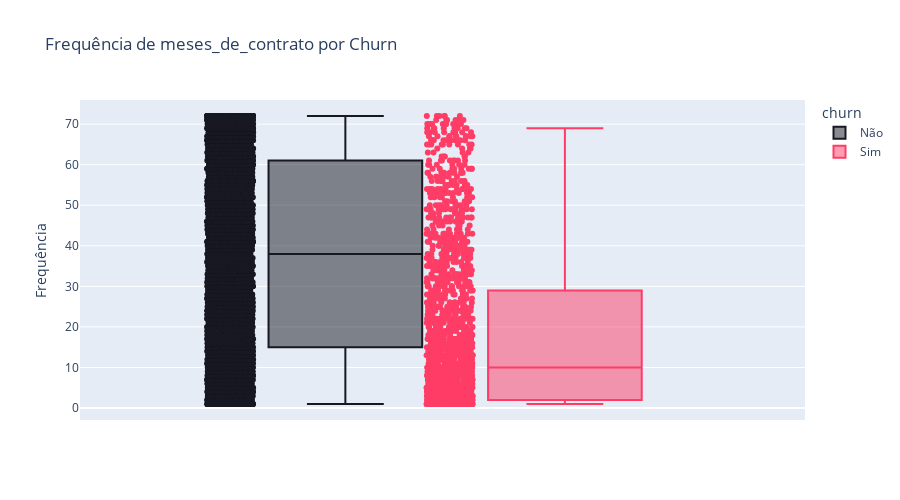
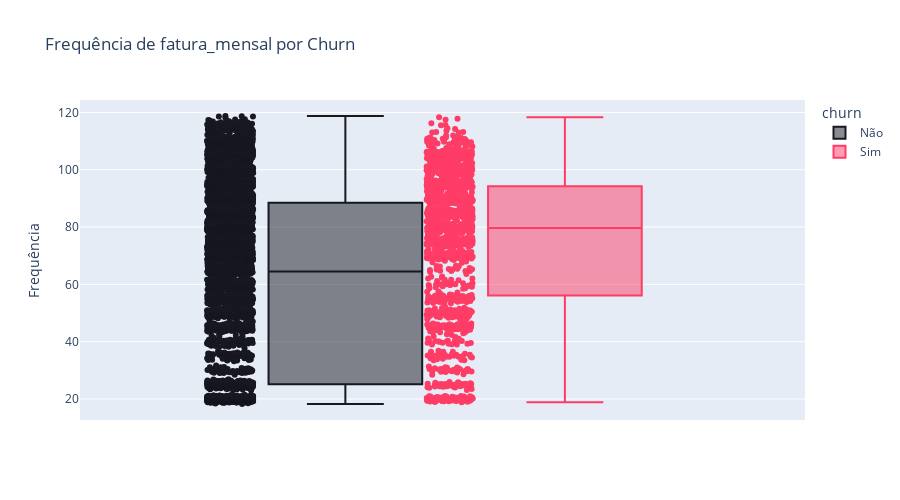
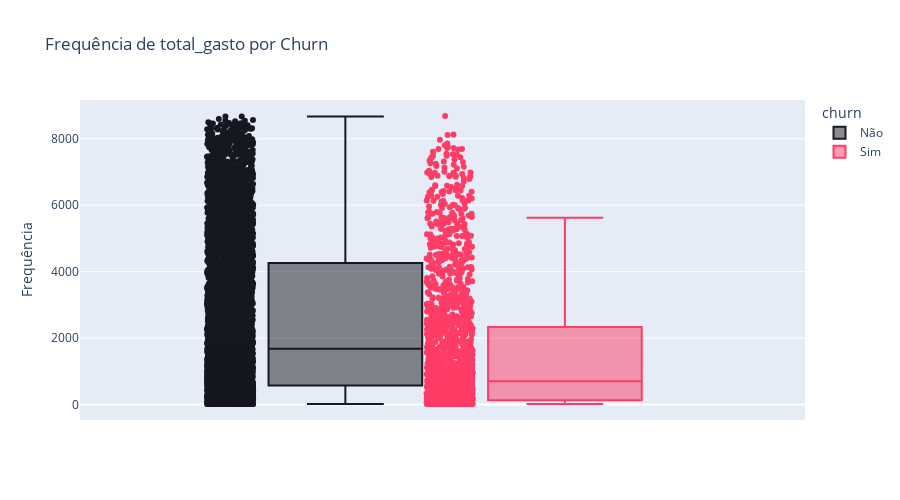

The code cell stored with these charts, in order, in its notebook:
### Code cell
colunas_grafico = ['meses_de_contrato','fatura_mensal','total_gasto']

for coluna in colunas_grafico:
    fig = px.box(df_normalizado_estruturado, y=coluna, color='churn',
                 color_discrete_map={'Não': '#171821','Sim': '#fe3d67'},
                 points='all',
                 title=f'Frequência de {coluna} por Churn',
                 labels={'count':'Frequência'}, height=500)
    fig.update_yaxes(title_text='Frequência')
    
    fig.show()

### Figure 1 — Plotly figure (JSON) as saved in the notebook; plotly's stock layout.template omitted (floating-point values rounded to 4 significant figures; data arrays with more than 128 entries replaced by an {"elided": "..."} marker saying what was removed)
{"data": [{"alignmentgroup": "True", "boxpoints": "all", "hovertemplate": "churn=Não<br>meses_de_contrato=%{y}<extra></extra>", "legendgroup": "Não", "marker": {"color": "#171821"}, "name": "Não", "notched": false, "offsetgroup": "Não", "orientation": "v", "showlegend": true, "type": "box", "x0": " ", "xaxis": "x", "y": {"elided": "5163 int values"}, "y0": " ", "yaxis": "y"}, {"alignmentgroup": "True", "boxpoints": "all", "hovertemplate": "churn=Sim<br>meses_de_contrato=%{y}<extra></extra>", "legendgroup": "Sim", "marker": {"color": "#fe3d67"}, "name": "Sim", "notched": false, "offsetgroup": "Sim", "orientation": "v", "showlegend": true, "type": "box", "x0": " ", "xaxis": "x", "y": {"elided": "1869 int values"}, "y0": " ", "yaxis": "y"}], "layout": {"boxmode": "group", "height": 500, "legend": {"title": {"text": "churn"}, "tracegroupgap": 0}, "title": {"text": "Frequência de meses_de_contrato por Churn"}, "xaxis": {"anchor": "y", "domain": [0, 1]}, "yaxis": {"anchor": "x", "domain": [0, 1], "title": {"text": "Frequência"}}}}

### Figure 2 — Plotly figure (JSON) as saved in the notebook; plotly's stock layout.template omitted (floating-point values rounded to 4 significant figures; data arrays with more than 128 entries replaced by an {"elided": "..."} marker saying what was removed)
{"data": [{"alignmentgroup": "True", "boxpoints": "all", "hovertemplate": "churn=Não<br>fatura_mensal=%{y}<extra></extra>", "legendgroup": "Não", "marker": {"color": "#171821"}, "name": "Não", "notched": false, "offsetgroup": "Não", "orientation": "v", "showlegend": true, "type": "box", "x0": " ", "xaxis": "x", "y": {"elided": "5163 float values"}, "y0": " ", "yaxis": "y"}, {"alignmentgroup": "True", "boxpoints": "all", "hovertemplate": "churn=Sim<br>fatura_mensal=%{y}<extra></extra>", "legendgroup": "Sim", "marker": {"color": "#fe3d67"}, "name": "Sim", "notched": false, "offsetgroup": "Sim", "orientation": "v", "showlegend": true, "type": "box", "x0": " ", "xaxis": "x", "y": {"elided": "1869 float values"}, "y0": " ", "yaxis": "y"}], "layout": {"boxmode": "group", "height": 500, "legend": {"title": {"text": "churn"}, "tracegroupgap": 0}, "title": {"text": "Frequência de fatura_mensal por Churn"}, "xaxis": {"anchor": "y", "domain": [0, 1]}, "yaxis": {"anchor": "x", "domain": [0, 1], "title": {"text": "Frequência"}}}}

### Figure 3 — Plotly figure (JSON) as saved in the notebook; plotly's stock layout.template omitted (floating-point values rounded to 4 significant figures; data arrays with more than 128 entries replaced by an {"elided": "..."} marker saying what was removed)
{"data": [{"alignmentgroup": "True", "boxpoints": "all", "hovertemplate": "churn=Não<br>total_gasto=%{y}<extra></extra>", "legendgroup": "Não", "marker": {"color": "#171821"}, "name": "Não", "notched": false, "offsetgroup": "Não", "orientation": "v", "showlegend": true, "type": "box", "x0": " ", "xaxis": "x", "y": {"elided": "5163 float values"}, "y0": " ", "yaxis": "y"}, {"alignmentgroup": "True", "boxpoints": "all", "hovertemplate": "churn=Sim<br>total_gasto=%{y}<extra></extra>", "legendgroup": "Sim", "marker": {"color": "#fe3d67"}, "name": "Sim", "notched": false, "offsetgroup": "Sim", "orientation": "v", "showlegend": true, "type": "box", "x0": " ", "xaxis": "x", "y": {"elided": "1869 float values"}, "y0": " ", "yaxis": "y"}], "layout": {"boxmode": "group", "height": 500, "legend": {"title": {"text": "churn"}, "tracegroupgap": 0}, "title": {"text": "Frequência de total_gasto por Churn"}, "xaxis": {"anchor": "y", "domain": [0, 1]}, "yaxis": {"anchor": "x", "domain": [0, 1], "title": {"text": "Frequência"}}}}
